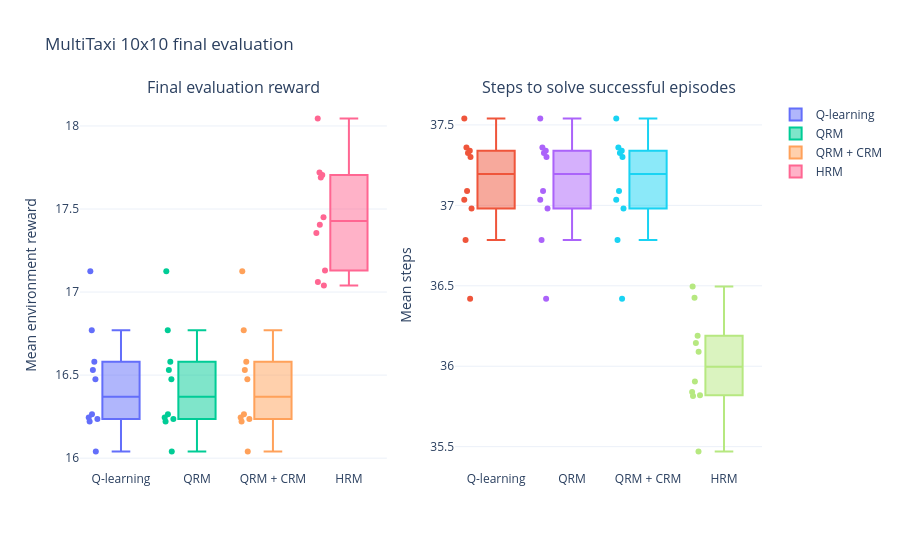

The code cell stored with this chart in its notebook:
### Code cell
figure = make_subplots(
    rows=1, cols=2,
    subplot_titles=('Final evaluation reward', 'Steps to solve successful episodes'),
)
for variant in VARIANTS:
    variant_runs = [run for run in runs if run['variant_id'] == variant['id']]
    rewards = [run['metrics']['mean_reward'] for run in variant_runs]
    steps = [
        run['metrics']['mean_successful_steps']
        for run in variant_runs
        if run['metrics']['mean_successful_steps'] is not None
    ]
    figure.add_trace(go.Box(y=rewards, name=variant['name'], boxpoints='all'), row=1, col=1)
    if steps:
        figure.add_trace(go.Box(y=steps, name=variant['name'], boxpoints='all', showlegend=False), row=1, col=2)

figure.update_yaxes(title_text='Mean environment reward', row=1, col=1)
figure.update_yaxes(title_text='Mean steps', row=1, col=2)
figure.update_layout(
    title=f'MultiTaxi {BENCHMARK.multitaxi_grid_size}x{BENCHMARK.multitaxi_grid_size} final evaluation',
    template='plotly_white', height=550,
)
figure.show()

### Figure 1 — Plotly figure (JSON) as saved in the notebook; plotly's stock layout.template omitted (floating-point values rounded to 4 significant figures)
{"data": [{"boxpoints": "all", "name": "Q-learning", "type": "box", "xaxis": "x", "y": [16.77, 16.23, 16.48, 16.58, 16.04, 16.27, 16.22, 16.25, 17.12, 16.53], "yaxis": "y"}, {"boxpoints": "all", "name": "Q-learning", "showlegend": false, "type": "box", "xaxis": "x2", "y": [36.78, 37.34, 37.09, 36.98, 37.54, 37.3, 37.36, 37.33, 36.42, 37.03], "yaxis": "y2"}, {"boxpoints": "all", "name": "QRM", "type": "box", "xaxis": "x", "y": [16.77, 16.23, 16.48, 16.58, 16.04, 16.27, 16.22, 16.25, 17.12, 16.53], "yaxis": "y"}, {"boxpoints": "all", "name": "QRM", "showlegend": false, "type": "box", "xaxis": "x2", "y": [36.78, 37.34, 37.09, 36.98, 37.54, 37.3, 37.36, 37.33, 36.42, 37.03], "yaxis": "y2"}, {"boxpoints": "all", "name": "QRM + CRM", "type": "box", "xaxis": "x", "y": [16.77, 16.23, 16.48, 16.58, 16.04, 16.27, 16.22, 16.25, 17.12, 16.53], "yaxis": "y"}, {"boxpoints": "all", "name": "QRM + CRM", "showlegend": false, "type": "box", "xaxis": "x2", "y": [36.78, 37.34, 37.09, 36.98, 37.54, 37.3, 37.36, 37.33, 36.42, 37.03], "yaxis": "y2"}, {"boxpoints": "all", "name": "HRM", "type": "box", "xaxis": "x", "y": [17.06, 17.69, 17.72, 17.36, 17.45, 18.05, 17.04, 17.41, 17.13, 17.7], "yaxis": "y"}, {"boxpoints": "all", "name": "HRM", "showlegend": false, "type": "box", "xaxis": "x2", "y": [36.49, 35.84, 35.81, 36.19, 36.09, 35.47, 35.9, 36.15, 36.42, 35.82], "yaxis": "y2"}], "layout": {"annotations": [{"font": {"size": 16}, "showarrow": false, "text": "Final evaluation reward", "x": 0.225, "xanchor": "center", "xref": "paper", "y": 1, "yanchor": "bottom", "yref": "paper"}, {"font": {"size": 16}, "showarrow": false, "text": "Steps to solve successful episodes", "x": 0.775, "xanchor": "center", "xref": "paper", "y": 1, "yanchor": "bottom", "yref": "paper"}], "height": 550, "title": {"text": "MultiTaxi 10x10 final evaluation"}, "xaxis": {"anchor": "y", "domain": [0, 0.45]}, "xaxis2": {"anchor": "y2", "domain": [0.55, 1]}, "yaxis": {"anchor": "x", "domain": [0, 1], "title": {"text": "Mean environment reward"}}, "yaxis2": {"anchor": "x2", "domain": [0, 1], "title": {"text": "Mean steps"}}}}
